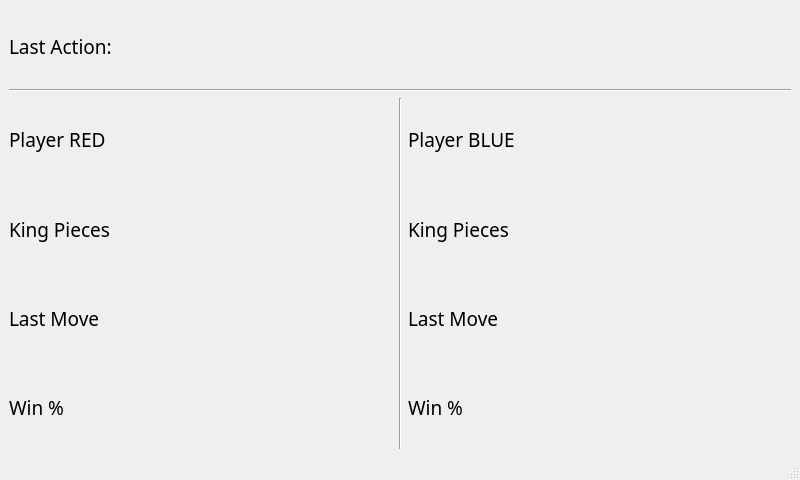
<?xml version="1.0" encoding="UTF-8"?>
<ui version="4.0">
 <class>MainWindow</class>
 <widget class="QMainWindow" name="MainWindow">
  <property name="geometry">
   <rect>
    <x>0</x>
    <y>0</y>
    <width>800</width>
    <height>480</height>
   </rect>
  </property>
  <property name="windowTitle">
   <string>MainWindow</string>
  </property>
  <widget class="QWidget" name="centralwidget">
   <layout class="QGridLayout" name="gridLayout">
    <item row="1" column="0">
     <widget class="QLabel" name="label">
      <property name="font">
       <font>
        <family>Eras Medium ITC</family>
        <pointsize>14</pointsize>
       </font>
      </property>
      <property name="text">
       <string>Player RED</string>
      </property>
     </widget>
    </item>
    <item row="1" column="1" rowspan="4">
     <widget class="Line" name="line_2">
      <property name="enabled">
       <bool>true</bool>
      </property>
      <property name="sizePolicy">
       <sizepolicy hsizetype="Fixed" vsizetype="Minimum">
        <horstretch>0</horstretch>
        <verstretch>0</verstretch>
       </sizepolicy>
      </property>
      <property name="font">
       <font>
        <pointsize>9</pointsize>
        <weight>75</weight>
        <bold>true</bold>
       </font>
      </property>
      <property name="orientation">
       <enum>Qt::Vertical</enum>
      </property>
     </widget>
    </item>
    <item row="0" column="0" colspan="3">
     <layout class="QVBoxLayout" name="verticalLayout_4">
      <item>
       <widget class="QLabel" name="label_9">
        <property name="font">
         <font>
          <family>Eras Medium ITC</family>
          <pointsize>14</pointsize>
         </font>
        </property>
        <property name="text">
         <string>Last Action:</string>
        </property>
        <property name="alignment">
         <set>Qt::AlignLeading|Qt::AlignLeft|Qt::AlignVCenter</set>
        </property>
       </widget>
      </item>
      <item>
       <widget class="Line" name="line">
        <property name="font">
         <font>
          <weight>75</weight>
          <bold>true</bold>
         </font>
        </property>
        <property name="orientation">
         <enum>Qt::Horizontal</enum>
        </property>
       </widget>
      </item>
     </layout>
    </item>
    <item row="2" column="0">
     <widget class="QLabel" name="label_7">
      <property name="font">
       <font>
        <family>Eras Medium ITC</family>
        <pointsize>14</pointsize>
       </font>
      </property>
      <property name="text">
       <string>King Pieces</string>
      </property>
     </widget>
    </item>
    <item row="3" column="2">
     <widget class="QLabel" name="label_5">
      <property name="font">
       <font>
        <family>Eras Medium ITC</family>
        <pointsize>14</pointsize>
       </font>
      </property>
      <property name="text">
       <string>Last Move</string>
      </property>
     </widget>
    </item>
    <item row="4" column="0">
     <widget class="QLabel" name="label_3">
      <property name="font">
       <font>
        <family>Eras Medium ITC</family>
        <pointsize>14</pointsize>
       </font>
      </property>
      <property name="text">
       <string>Win %</string>
      </property>
     </widget>
    </item>
    <item row="3" column="0">
     <widget class="QLabel" name="label_2">
      <property name="font">
       <font>
        <family>Eras Medium ITC</family>
        <pointsize>14</pointsize>
       </font>
      </property>
      <property name="text">
       <string>Last Move</string>
      </property>
     </widget>
    </item>
    <item row="4" column="2">
     <widget class="QLabel" name="label_6">
      <property name="font">
       <font>
        <family>Eras Medium ITC</family>
        <pointsize>14</pointsize>
       </font>
      </property>
      <property name="text">
       <string>Win %</string>
      </property>
     </widget>
    </item>
    <item row="2" column="2">
     <widget class="QLabel" name="label_8">
      <property name="font">
       <font>
        <family>Eras Medium ITC</family>
        <pointsize>14</pointsize>
       </font>
      </property>
      <property name="text">
       <string>King Pieces</string>
      </property>
     </widget>
    </item>
    <item row="1" column="2">
     <widget class="QLabel" name="label_4">
      <property name="font">
       <font>
        <family>Eras Medium ITC</family>
        <pointsize>14</pointsize>
       </font>
      </property>
      <property name="text">
       <string>Player BLUE</string>
      </property>
     </widget>
    </item>
   </layout>
  </widget>
  <widget class="QMenuBar" name="menubar">
   <property name="geometry">
    <rect>
     <x>0</x>
     <y>0</y>
     <width>800</width>
     <height>22</height>
    </rect>
   </property>
  </widget>
  <widget class="QStatusBar" name="statusbar"/>
 </widget>
 <resources/>
 <connections/>
</ui>
